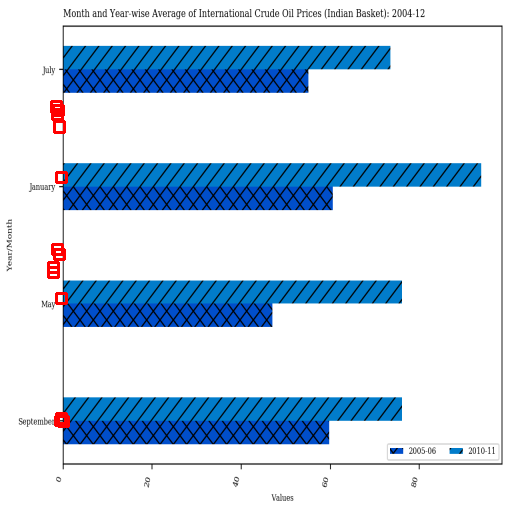
#> input picture Axis_Detection/samples/10061.png, 512 x 512 px, found by its file name; its folder holds only this picture in this run
$ python -i hough_ld.py   (imports and definitions only)
#> lines starting #> are read from the running program, lines starting #| are printed output that depends on the picture; after the words box and inside, x2 and y2 are one past the last pixel; in counts of white or black regions, pixels touching at a corner belong together
import cv2
import os
import numpy as np
import multiprocessing
from tqdm import tqdm

rs_images_path = "../data/SUMIT/rs_images_sampled/"
rs_linemap_path = "../data/SUMIT/rs_linemap_sampled/"

def Hough(image_file):
#> called with image_file = '../Axis_Detection/samples/10061.png'
    img = cv2.imread(rs_images_path + image_file)
#> img is the input picture: shape (512, 512, 3); mean B, G, R 232.5, 215.3, 197.4
    gray = cv2.cvtColor(img,cv2.COLOR_BGR2GRAY)
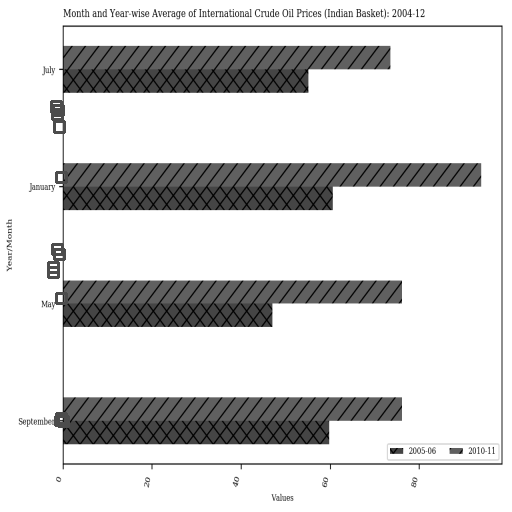
#> gray: shape (512, 512); min 0, max 255, mean 211.9
    edges = cv2.Canny(gray,50,150,apertureSize = 3)
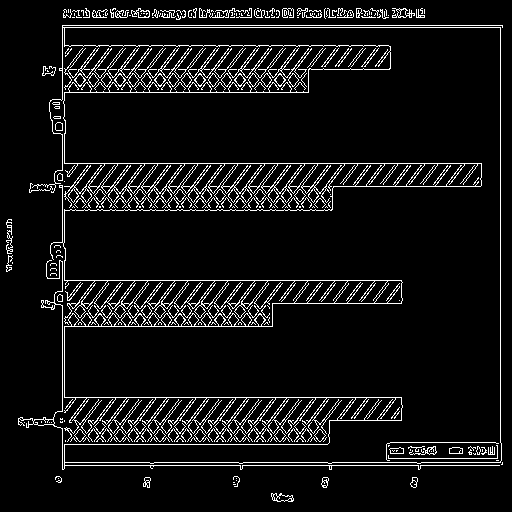
#> edges: shape (512, 512); 7.6% white in thin lines or dots

    lines = cv2.HoughLines(edges,1,np.pi/2,300)
#> lines = [[25, 1.57], [27, 1.57], [465, 1.57], [462, 1.57], [163, 1.57], [500, 0], [62, 0], [280, 1.57], [397, 1.57], [186, 1.57]]
    blank_img = np.zeros((512,512),np.uint8)
    for x in range(len(lines)):
        for rho,theta in lines[x]:
            # print(rho, theta)
            a = np.cos(theta)
            b = np.sin(theta)
            x0 = a*rho
            y0 = b*rho
            x1 = int(x0 + 1920*(-b))
            y1 = int(y0 + 1920*(a))
            x2 = int(x0 - 1920*(-b))
            y2 = int(y0 - 1920*(a))

            # cv2.circle(img, (x0,y0), 5, (0,0,255), 2)
            # cv2.line(img,(x1,y1),(x2,y2),(0,0,255),2)
            cv2.line(blank_img,(x1,y1),(x2,y2),(255,255,255),2)
#> this loop made 10 passes
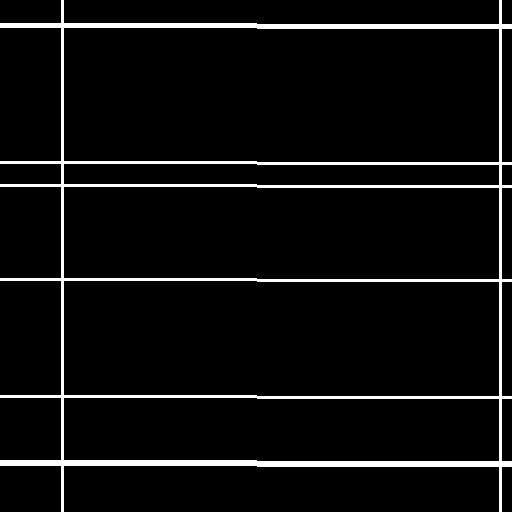
#> blank_img: shape (512, 512); 5.6% white; 1 white region, box (x1, y1, x2, y2) and area: (0, 0, 512, 512) 14710

    # [6 lines of commented-out code are left out]
    cv2.imwrite(rs_linemap_path+image_file, blank_img)


pool = multiprocessing.Pool()
# [2 lines not run here, left out]
# PMC_path = "fda"
# for

>>> result = Hough('../Axis_Detection/samples/10061.png')

$ run again, on Axis_Detection/samples/106090.png
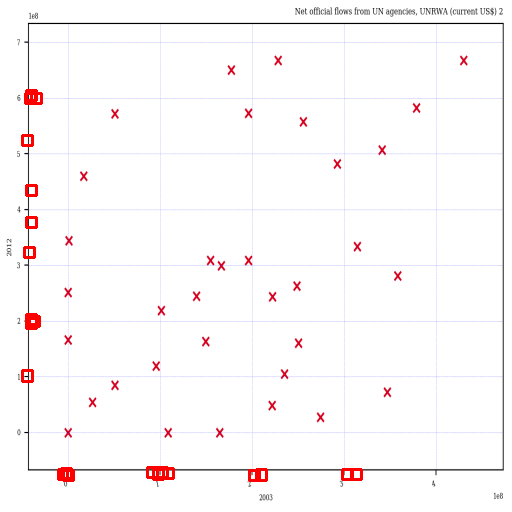
#> input picture Axis_Detection/samples/106090.png, 512 x 512 px, found by its file name
#> in Hough, img is the input picture: shape (512, 512, 3); mean B, G, R 249.7, 248.9, 251.9
#> in Hough, `edges = cv2.Canny(gray,50,150,apertureSize = 3)`:
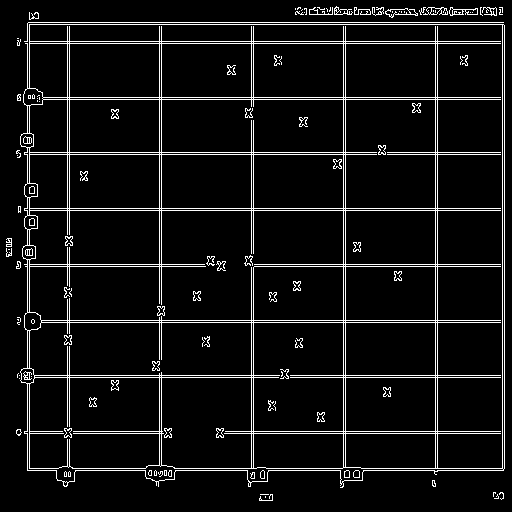
#> edges: shape (512, 512); 6.8% white in thin lines or dots
#> lines = 34 rows, first 8: [41, 1.57], [208, 1.57], [210, 1.57], [43, 1.57], [22, 1.57], [24, 1.57], [152, 1.57], [154, 1.57]
#> the loop in Hough, `for x in range(len(lines)):` made 34 passes
#> after the loop in Hough, `for x in range(len(lines)):`:
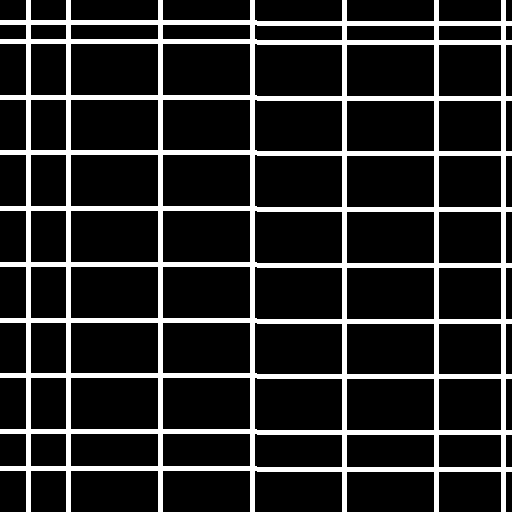
#> blank_img: shape (512, 512); 15.9% white; 1 white region, box (x1, y1, x2, y2) and area: (0, 0, 512, 512) 41770

$ run again, on Axis_Detection/samples/114899.png
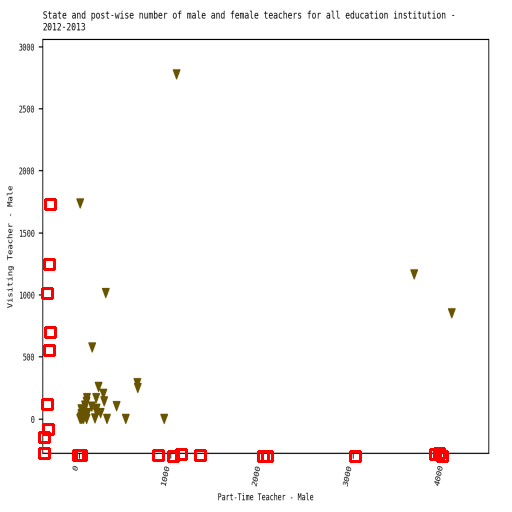
#> input picture Axis_Detection/samples/114899.png, 512 x 512 px, found by its file name
#> in Hough, img is the input picture: shape (512, 512, 3); mean B, G, R 248.6, 249, 251.2
#> in Hough, `edges = cv2.Canny(gray,50,150,apertureSize = 3)`:
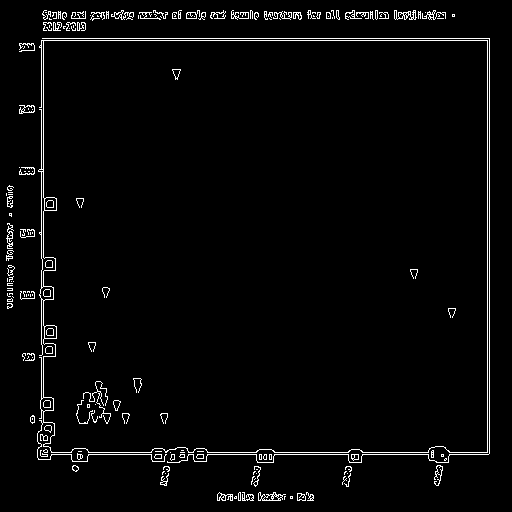
#> edges: shape (512, 512); 2.9% white in thin lines or dots
#> lines = [[38, 1.57], [40, 1.57], [489, 0], [487, 0], [454, 1.57], [41, 0], [43, 0], [452, 1.57]]
#> the loop in Hough, `for x in range(len(lines)):` made 8 passes
#> after the loop in Hough, `for x in range(len(lines)):`:
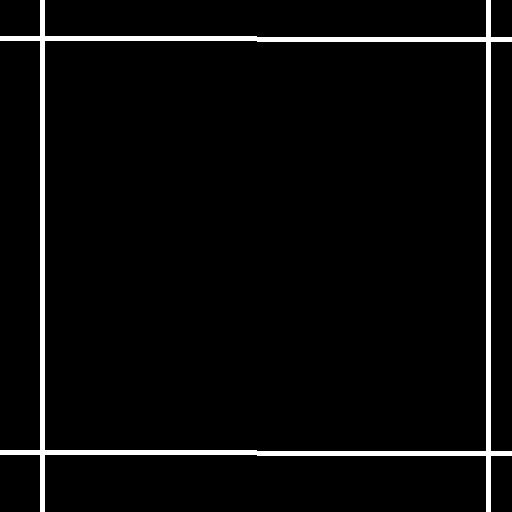
#> blank_img: shape (512, 512); 3.9% white; 1 white region, box (x1, y1, x2, y2) and area: (0, 0, 512, 512) 10140

$ run again, on Axis_Detection/samples/134966.png
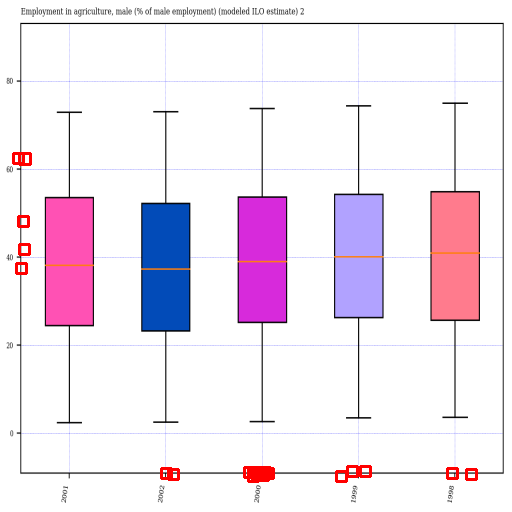
#> input picture Axis_Detection/samples/134966.png, 512 x 512 px, found by its file name
#> in Hough, img is the input picture: shape (512, 512, 3); mean B, G, R 240.4, 229.2, 240.5
#> in Hough, `edges = cv2.Canny(gray,50,150,apertureSize = 3)`:
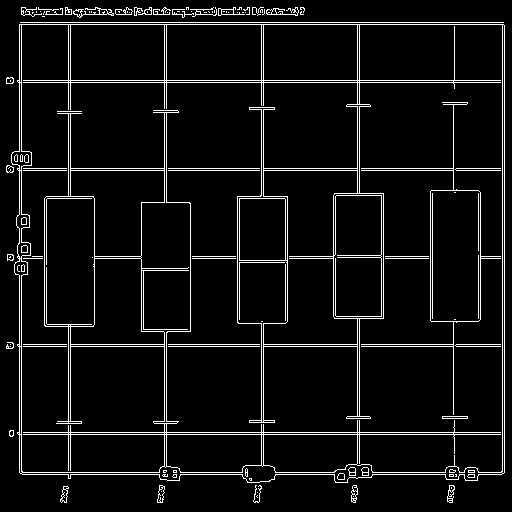
#> edges: shape (512, 512); 6.2% white in thin lines or dots
#> lines = 24 rows, first 8: [80, 1.57], [82, 1.57], [432, 1.57], [434, 1.57], [24, 1.57], [22, 1.57], [346, 1.57], [168, 1.57]
#> the loop in Hough, `for x in range(len(lines)):` made 24 passes
#> after the loop in Hough, `for x in range(len(lines)):`:
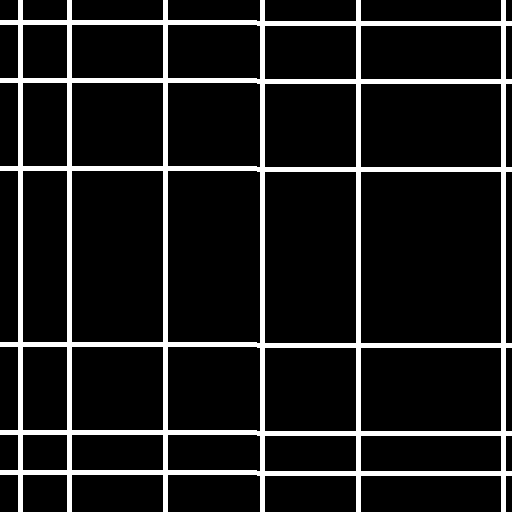
#> blank_img: shape (512, 512); 11.4% white; 1 white region, box (x1, y1, x2, y2) and area: (0, 0, 512, 512) 29820
